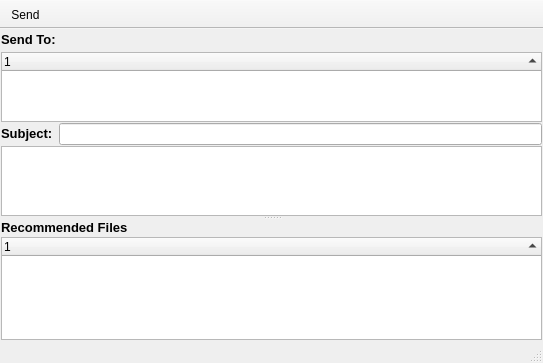
<ui version="4.0" >
 <class>ChanMsgDialog</class>
 <widget class="QMainWindow" name="ChanMsgDialog" >
  <property name="geometry" >
   <rect>
    <x>0</x>
    <y>0</y>
    <width>543</width>
    <height>363</height>
   </rect>
  </property>
  <property name="contextMenuPolicy" >
   <enum>Qt::NoContextMenu</enum>
  </property>
  <property name="windowTitle" >
   <string>Compose</string>
  </property>
  <property name="windowIcon" >
   <iconset resource="../images.qrc" >:/images/folder-draft.png</iconset>
  </property>
  <widget class="QWidget" name="centralwidget" >
   <layout class="QGridLayout" >
    <property name="margin" >
     <number>1</number>
    </property>
    <property name="spacing" >
     <number>1</number>
    </property>
    <item row="2" column="0" >
     <widget class="QSplitter" name="splitter" >
      <property name="orientation" >
       <enum>Qt::Vertical</enum>
      </property>
      <widget class="QTextEdit" name="msgText" >
       <property name="sizePolicy" >
        <sizepolicy>
         <hsizetype>7</hsizetype>
         <vsizetype>7</vsizetype>
         <horstretch>4</horstretch>
         <verstretch>4</verstretch>
        </sizepolicy>
       </property>
       <property name="textInteractionFlags" >
        <enum>Qt::TextEditorInteraction</enum>
       </property>
      </widget>
      <widget class="QWidget" name="layoutWidget" >
       <layout class="QGridLayout" >
        <property name="margin" >
         <number>0</number>
        </property>
        <property name="spacing" >
         <number>2</number>
        </property>
        <item row="0" column="0" >
         <widget class="QLabel" name="label_13" >
          <property name="sizePolicy" >
           <sizepolicy>
            <hsizetype>5</hsizetype>
            <vsizetype>4</vsizetype>
            <horstretch>0</horstretch>
            <verstretch>0</verstretch>
           </sizepolicy>
          </property>
          <property name="font" >
           <font>
            <pointsize>10</pointsize>
            <weight>75</weight>
            <bold>true</bold>
           </font>
          </property>
          <property name="text" >
           <string>Recommended Files</string>
          </property>
         </widget>
        </item>
        <item row="1" column="0" >
         <widget class="QTreeWidget" name="msgFileList" >
          <property name="sizePolicy" >
           <sizepolicy>
            <hsizetype>7</hsizetype>
            <vsizetype>5</vsizetype>
            <horstretch>0</horstretch>
            <verstretch>0</verstretch>
           </sizepolicy>
          </property>
          <property name="sortingEnabled" >
           <bool>true</bool>
          </property>
         </widget>
        </item>
       </layout>
      </widget>
     </widget>
    </item>
    <item row="1" column="0" >
     <layout class="QHBoxLayout" >
      <property name="margin" >
       <number>0</number>
      </property>
      <property name="spacing" >
       <number>6</number>
      </property>
      <item>
       <widget class="QLabel" name="label" >
        <property name="font" >
         <font>
          <pointsize>10</pointsize>
          <weight>75</weight>
          <bold>true</bold>
         </font>
        </property>
        <property name="text" >
         <string>&lt;html>&lt;head>&lt;meta name="qrichtext" content="1" />&lt;style type="text/css">
p, li { white-space: pre-wrap; }
&lt;/style>&lt;/head>&lt;body style=" font-family:'MS Shell Dlg 2'; font-size:10pt; font-weight:600; font-style:normal; text-decoration:none;">
&lt;p style=" margin-top:0px; margin-bottom:0px; margin-left:0px; margin-right:0px; -qt-block-indent:0; text-indent:0px; font-family:'Arial'; font-weight:400;">&lt;span style=" font-weight:600;">Subject:&lt;/span>&lt;/p>&lt;/body>&lt;/html></string>
        </property>
       </widget>
      </item>
      <item>
       <widget class="QLineEdit" name="titleEdit" />
      </item>
     </layout>
    </item>
    <item row="0" column="0" >
     <layout class="QGridLayout" >
      <property name="margin" >
       <number>0</number>
      </property>
      <property name="spacing" >
       <number>2</number>
      </property>
      <item row="0" column="0" >
       <widget class="QLabel" name="label_14" >
        <property name="sizePolicy" >
         <sizepolicy>
          <hsizetype>0</hsizetype>
          <vsizetype>0</vsizetype>
          <horstretch>0</horstretch>
          <verstretch>0</verstretch>
         </sizepolicy>
        </property>
        <property name="font" >
         <font>
          <pointsize>10</pointsize>
          <weight>75</weight>
          <bold>true</bold>
         </font>
        </property>
        <property name="text" >
         <string>Send To:</string>
        </property>
       </widget>
      </item>
      <item row="1" column="0" colspan="2" >
       <widget class="QTreeWidget" name="msgSendList" >
        <property name="sizePolicy" >
         <sizepolicy>
          <hsizetype>5</hsizetype>
          <vsizetype>7</vsizetype>
          <horstretch>0</horstretch>
          <verstretch>4</verstretch>
         </sizepolicy>
        </property>
        <property name="sortingEnabled" >
         <bool>true</bool>
        </property>
       </widget>
      </item>
      <item row="0" column="1" >
       <spacer>
        <property name="orientation" >
         <enum>Qt::Horizontal</enum>
        </property>
        <property name="sizeHint" >
         <size>
          <width>421</width>
          <height>20</height>
         </size>
        </property>
       </spacer>
      </item>
     </layout>
    </item>
   </layout>
  </widget>
  <widget class="QMenuBar" name="menubar" >
   <property name="geometry" >
    <rect>
     <x>0</x>
     <y>0</y>
     <width>543</width>
     <height>29</height>
    </rect>
   </property>
  </widget>
  <widget class="QStatusBar" name="statusbar" />
  <widget class="QToolBar" name="toolBar" >
   <property name="contextMenuPolicy" >
    <enum>Qt::NoContextMenu</enum>
   </property>
   <property name="movable" >
    <bool>false</bool>
   </property>
   <property name="orientation" >
    <enum>Qt::Horizontal</enum>
   </property>
   <property name="toolButtonStyle" >
    <enum>Qt::ToolButtonTextUnderIcon</enum>
   </property>
   <attribute name="toolBarArea" >
    <number>4</number>
   </attribute>
   <addaction name="actionSend" />
  </widget>
  <action name="actionSend" >
   <property name="icon" >
    <iconset resource="../images.qrc" >:/images/send24.png</iconset>
   </property>
   <property name="text" >
    <string>Send</string>
   </property>
  </action>
 </widget>
 <tabstops>
  <tabstop>msgSendList</tabstop>
  <tabstop>titleEdit</tabstop>
  <tabstop>msgText</tabstop>
  <tabstop>msgFileList</tabstop>
 </tabstops>
 <resources>
  <include location="../images.qrc" />
 </resources>
 <connections/>
</ui>
